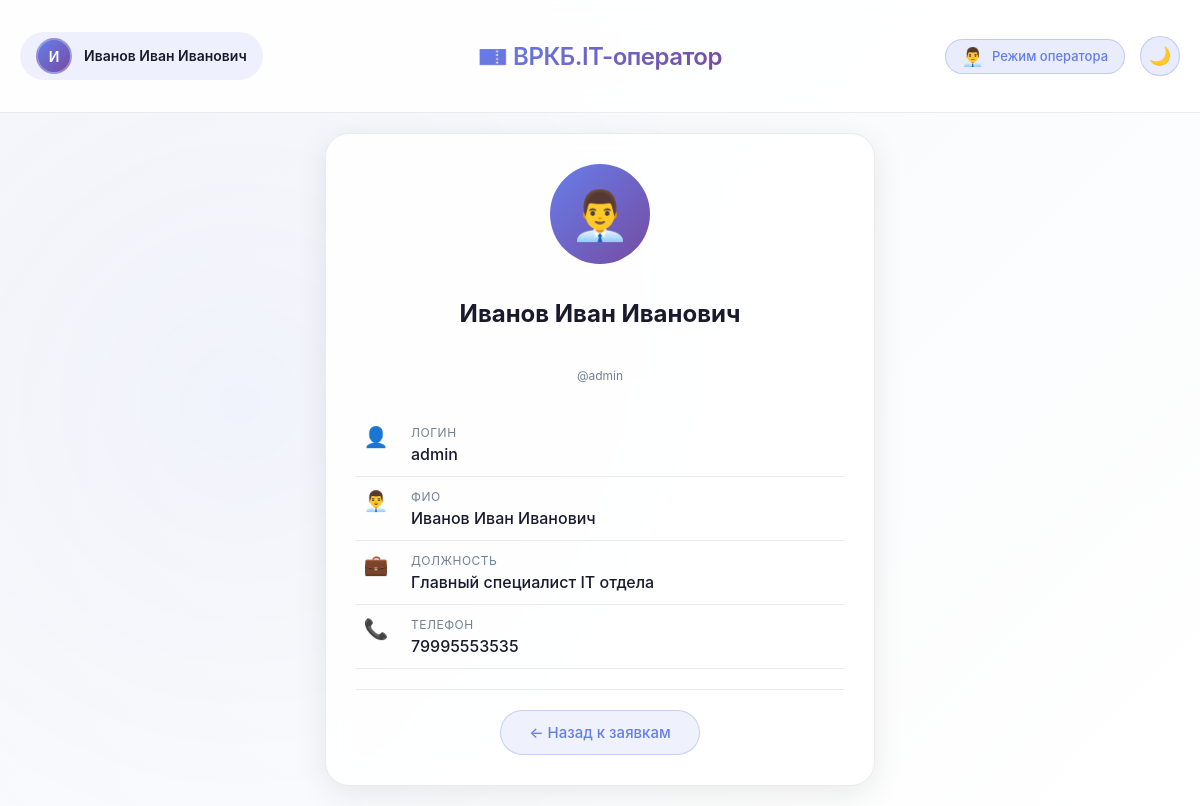
The page /operator/profile (signed in) on the database its author committed.
### tables this page shows
CREATE TABLE operators (
        id INTEGER PRIMARY KEY AUTOINCREMENT,
        username TEXT NOT NULL UNIQUE,
        password TEXT NOT NULL,
        last_name TEXT,
        first_name TEXT,
        middle_name TEXT,
        post TEXT,
        phone TEXT
    );

### app.py (the view)
    def decorated_function(*args, **kwargs):
        if not session.get('operator_logged_in'):
            flash('Доступ только для операторов', 'danger')
            return redirect(url_for('operator_login'))
        return f(*args, **kwargs)

### app.py (called while the page is built, shortened)
def get_db_connection():
    conn = sqlite3.connect('databases/database_helpdesk.db')
    conn.row_factory = sqlite3.Row
    return conn

def operator_required(f):
    def decorated_function(*args, **kwargs):
        if not session.get('operator_logged_in'):
            flash('Доступ только для операторов', 'danger')
            return redirect(url_for('operator_login'))
        return f(*args, **kwargs)
    decorated_function.__name__ = f.__name__
    return decorated_function

@app.route('/operator/profile')
@operator_required
def operator_profile():
    conn = get_db_connection()
    operator = conn.execute('SELECT * FROM operators WHERE id = ?', (session['operator_id'],)).fetchone()
    conn.close()
    return render_template('operators/operator_profile.html', operator=operator)

@app.context_processor
def inject_user():
    user_info = {}
    return {'user': user_info}

### templates/operators/operator_profile.html (shortened to what this page needs)
{% extends "operators/base_operator.html" %}
{% block content %}
<div class="card" style="max-width: 550px; margin: 0 auto;">
    <div style="text-align: center; margin-bottom: 30px;">
        <div class="operator-big-avatar" style="width: 100px; height: 100px; font-size: 48px; margin: 0 auto 15px; background: linear-gradient(135deg, var(--accent-color), #764ba2); border-radius: 50%; display: flex; align-items: center; justify-content: center;">
            👨‍💼
        </div>
        <h2>{{ operator.last_name or '' }} {{ operator.first_name or '' }} {{ operator.middle_name or '' }}</h2>
        <p class="text-muted">@{{ operator.username }}</p>
    </div>
    <div class="profile-info">
        <div class="info-row">
            <div class="info-icon">👤</div>
            <div class="info-content">
                <div class="info-label">Логин</div>
                <div class="info-value">{{ operator.username }}</div>
            </div>
        </div>
        <div class="info-row">
            <div class="info-icon">👨‍💼</div>
            <div class="info-content">
                <div class="info-label">ФИО</div>
                <div class="info-value">{{ operator.last_name or '' }} {{ operator.first_name or '' }} {{ operator.middle_name or '' }}</div>
            </div>
        </div>
        <div class="info-row">
            <div class="info-icon">💼</div>
            <div class="info-content">
                <div class="info-label">Должность</div>
                <div class="info-value">{{ operator.post or 'Оператор технической поддержки' }}</div>
            </div>
        </div>
        <div class="info-row">
            <div class="info-icon">📞</div>
            <div class="info-content">
                <div class="info-label">Телефон</div>
                <div class="info-value">{{ operator.phone or 'не указан' }}</div>
            </div>
        </div>
    </div>
    <hr>
    <div style="text-align: center;">
        <a href="{{ url_for('operator_dashboard') }}" class="btn btn-outline">← Назад к заявкам</a>
    </div>
</div>
{% endblock %}

### static/style.css (style rules this page uses)
:root { --bg-gradient-start: #f5f7fa; --bg-gradient-end: #ffffff; --glass-bg: rgba(255, 255, 255, 0.85); --glass-bg-dark: rgba(0, 0, 0, 0.75); --glass-border: rgba(0, 0, 0, 0.08); --glass-shadow: 0 8px 32px 0 rgba(0, 0, 0, 0.08); --shadow-sm: 0 2px 8px rgba(0, 0, 0, 0.04); --shadow-md: 0 4px 20px rgba(0, 0, 0, 0.06); --shadow-lg: 0 12px 32px rgba(0, 0, 0, 0.1); --shadow-glow: 0 0 20px rgba(102, 126, 234, 0.15); --text-primary: #1a1a2e; --text-secondary: #4a5568; --text-muted: #718096; --blur-amount: 12px; --border-radius: 24px; --accent-color: #667eea; --accent-hover: #5a67d8; }
* { margin: 0; padding: 0; box-sizing: border-box; }
body { font-family: -apple-system, 'Segoe UI', 'SF Pro Text', 'Helvetica Neue', sans-serif; background: linear-gradient(135deg, var(--bg-gradient-start), var(--bg-gradient-end)); min-height: 100vh; color: var(--text-primary); transition: all 0.3s ease; position: relative; }
body::before { content: ''; position: fixed; top: 0; left: 0; width: 100%; height: 100%; background: radial-gradient(circle at 20% 50%, rgba(102,126,234,0.05) 0%, transparent 50%); pointer-events: none; z-index: 0; }
.glass-card, .card { background: var(--glass-bg); backdrop-filter: blur(var(--blur-amount)); -webkit-backdrop-filter: blur(var(--blur-amount)); border-radius: var(--border-radius); border: 1px solid var(--glass-border); box-shadow: var(--glass-shadow); padding: 30px; margin-bottom: 20px; transition: all 0.4s cubic-bezier(0.4, 0, 0.2, 1); animation: fadeInUp 0.5s ease-out; }
.card h2 { padding: 20px; margin-bottom: 20px; }
.btn { padding: 12px 28px; border: none; border-radius: 40px; font-size: 15px; font-weight: 500; cursor: pointer; transition: all 0.3s cubic-bezier(0.4, 0, 0.2, 1); display: inline-block; text-decoration: none; text-align: center; }
.btn-outline { background: rgba(102, 126, 234, 0.1); border: 1px solid rgba(102, 126, 234, 0.3); color: var(--accent-color); }
.text-muted { color: var(--text-muted); font-size: 12px; }
hr { border: none; height: 1px; background: var(--glass-border); margin: 20px 0; }
.info-icon { font-size: 20px; width: 32px; text-align: center; }
.info-label { font-size: 11px; color: var(--text-muted); text-transform: uppercase; letter-spacing: 0.5px; }
.info-value { font-size: 14px; font-weight: 500; margin-top: 2px; }
.profile-info { margin: 20px 0; }

### templates/operators/operator_profile.html (style rules this page uses)
.profile-info { margin: 20px 0; }
.info-row { display: flex; align-items: flex-start; gap: 15px; padding: 12px 0; border-bottom: 1px solid var(--glass-border); }
.info-icon { font-size: 20px; width: 40px; text-align: center; }
.info-content { flex: 1; }
.info-label { font-size: 12px; color: var(--text-muted); margin-bottom: 4px; }
.info-value { font-size: 16px; font-weight: 500; color: var(--text-primary); }

### rows shown on the page
operators: last_name "Иванов", first_name "Иван", middle_name "Иванович", username "admin", post "Главный специалист IT отдела", phone "79995553535"

### other values the page prints
{{ session.operator_full_name or session.operator_name or 'Оператор' }} "Иванов Иван Иванович"
